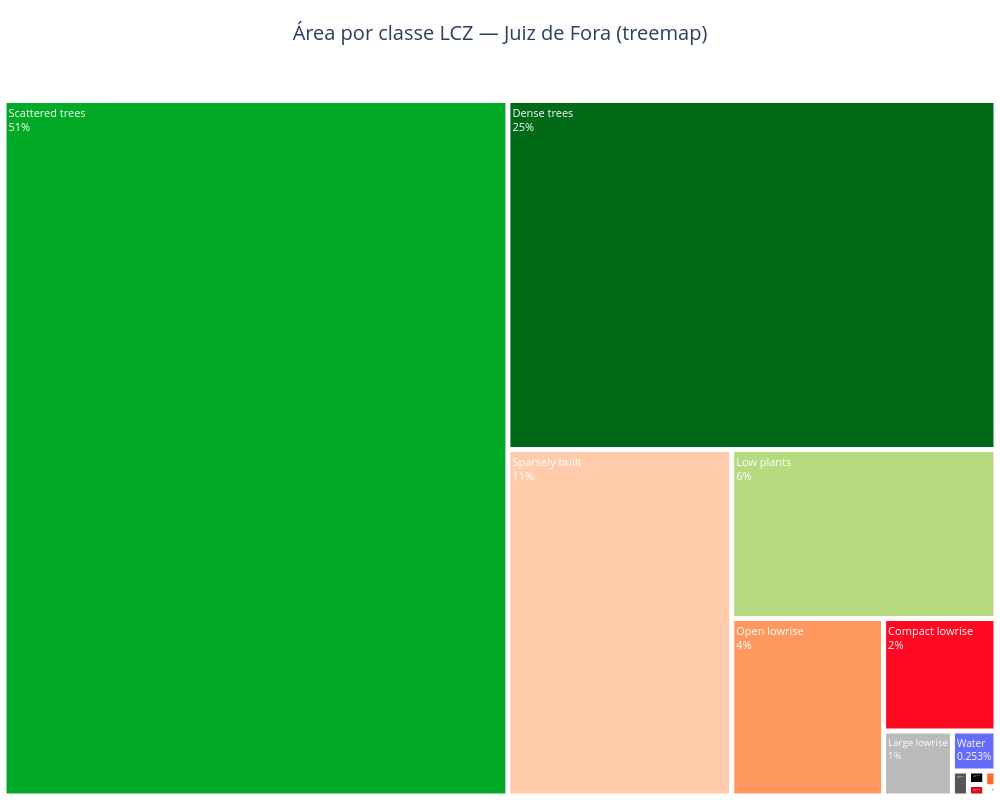

The notebook cell this image was saved under:
### Markdown cell above
### Treemap — melhor para mostrar hierarquia e área relativa com detalhe aninhado

Um treemap codifica a participação de área como tamanho de retângulo (como uma rosca) mas também suporta naturalmente agrupar classes em uma hierarquia pai/filho (ex. "Construído" e "Natural" como grupos pais, classes LCZ individuais aninhadas dentro). É a escolha preferível quando você quer tanto a história todo-para-parte *quanto* um layout compacto e denso em informação que também mostra de forma legível o rótulo e valor exatos de cada classe na mesma figura — útil em um relatório escrito onde uma página inteira está disponível mas você não quer uma parede de barras.

### Code cell
area_treemap = lcz_cal_area(map_path, plot_type="treemap",
                            title="Área por classe LCZ — Juiz de Fora (treemap)")
area_treemap.fig.show()

### Figure 1 — Plotly figure (JSON) as saved in the notebook; plotly's stock layout.template omitted (floating-point values rounded to 4 significant figures)
{"data": [{"branchvalues": "total", "hovertemplate": "<b>%{label}</b><br>Area: %{value:.2f} km²<br>%{percentEntry}<extra></extra>", "labels": ["Compact midrise", "Compact lowrise", "Open highrise", "Open midrise", "Open lowrise", "Large lowrise", "Sparsely built", "Heavy Industry", "Dense trees", "Scattered trees", "Bush, scrub", "Low plants", "Bare rock or paved", "Bare soil or sand", "Water"], "marker": {"colors": ["#D9081C", "#FF0A22", "#C54F1E", "#FF6628", "#FF985E", "#BBBBBB", "#FFCBAB", "#565656", "#006A18", "#00A926", "#628432", "#B5DA7F", "#000000", "#FCF7B1", "#656BFA"], "line": {"color": "white", "width": 2}}, "parents": ["", "", "", "", "", "", "", "", "", "", "", "", "", "", ""], "textfont": {"color": "white", "size": 11}, "textinfo": "label+percent entry", "type": "treemap", "values": [0.39, 26.51, 0.04, 0.37, 56.51, 9.36, 162.4, 0.84, 356.7, 734.1, 0.08, 93.58, 0.46, 0.1, 3.65]}], "layout": {"height": 800, "margin": {"b": 0, "l": 0, "r": 0, "t": 80}, "title": {"font": {"size": 20}, "text": "Área por classe LCZ — Juiz de Fora (treemap)", "x": 0.5, "xanchor": "center"}, "width": 1000}}
